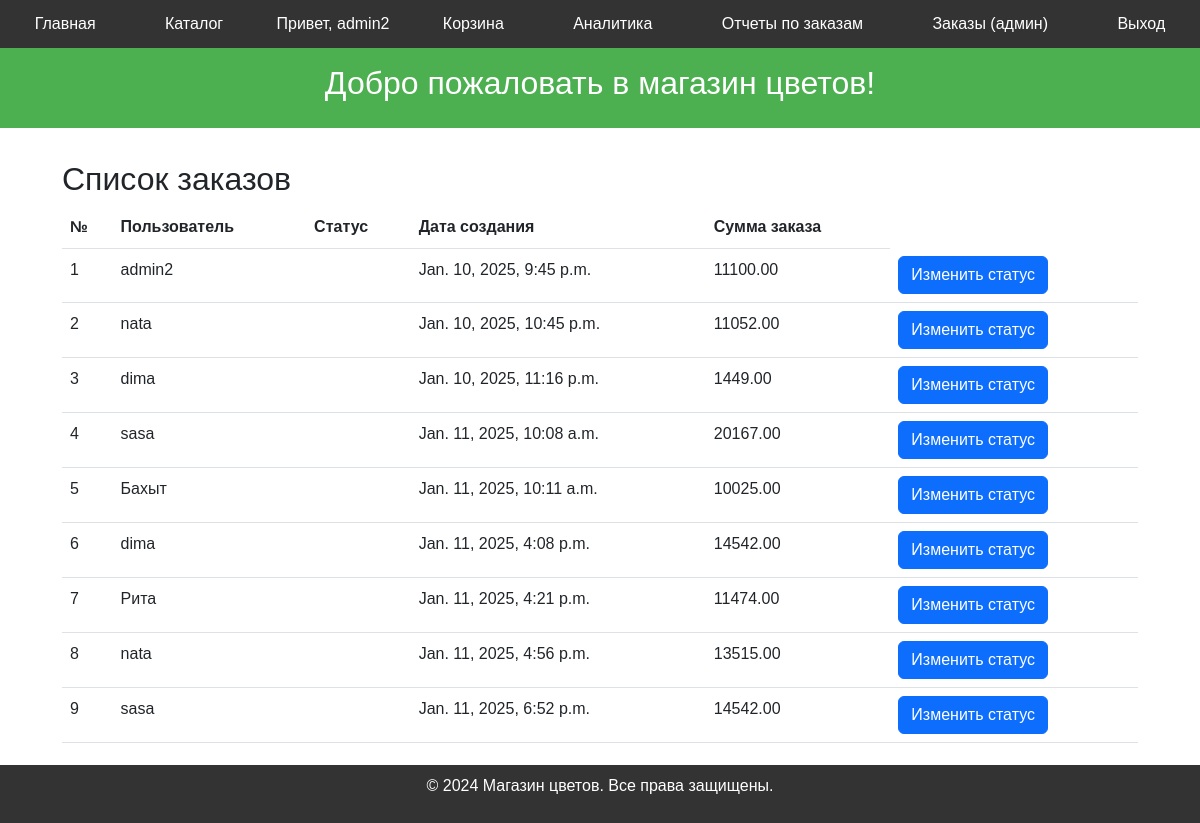
Before: /orders/orders/ (signed in) with the older database file.
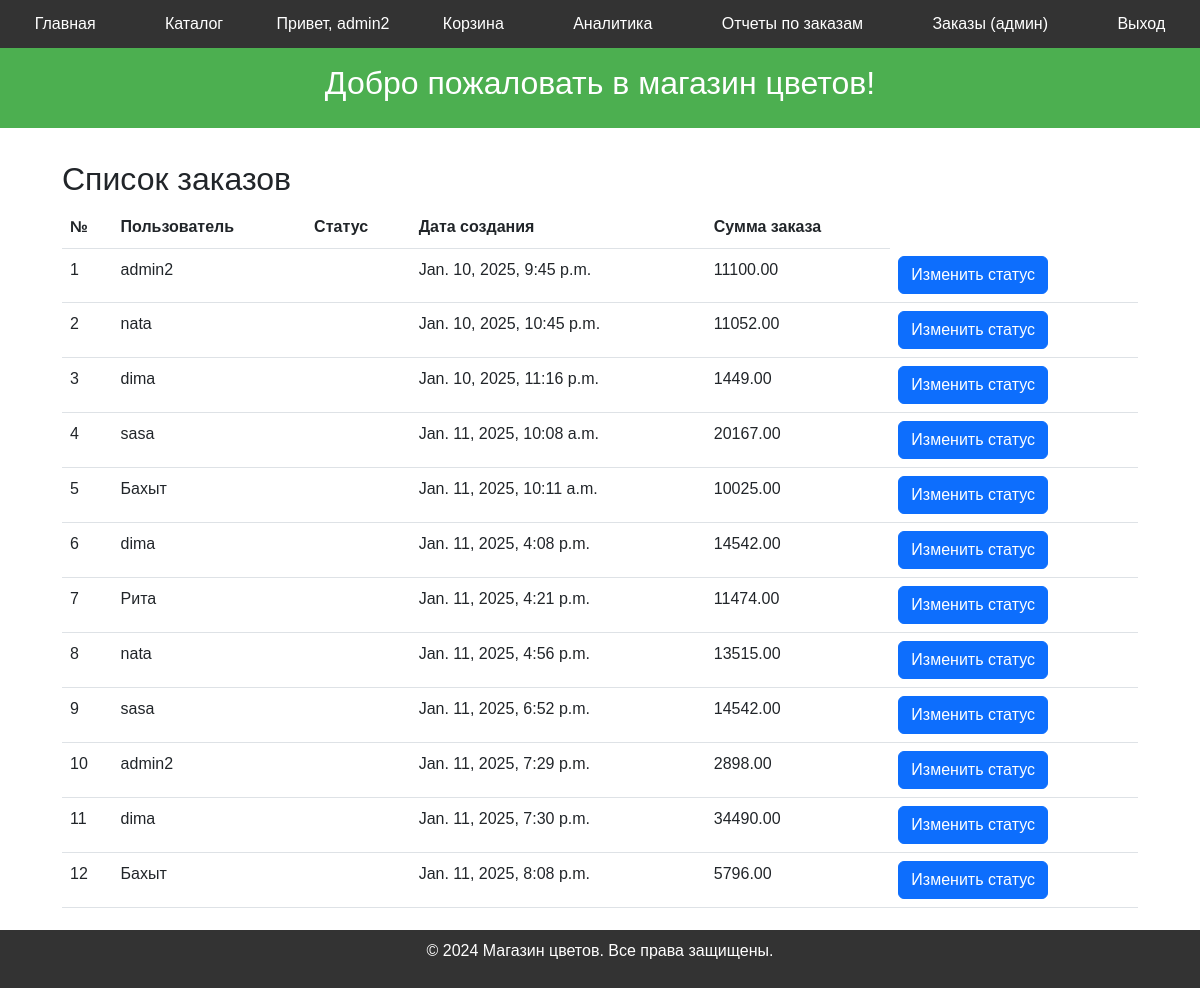
After: the same page with the newer database file.
### users/models.py (models this page shows)
class User(AbstractUser):
    groups = models.ManyToManyField(Group, related_name='custom_user_set')
    user_permissions = models.ManyToManyField(Permission, related_name='custom_user_permissions_set')
    phone = models.CharField(max_length=15, blank=True)
    address = models.TextField(blank=True)
    email = models.EmailField(unique=True)
    telegram_id = models.CharField(max_length=50, blank=True, null=True, unique=True, verbose_name="Telegram ID")

### orders/models.py (models this page shows, shortened)
class Order(models.Model):
    STATUS_CHOICES = [
        ('pending', 'Ожидает'),
        ('paid', 'Оплачен'),
        ('shipped', 'Отправлен'),
        ('delivered', 'Доставлен'),
        ('cancelled', 'Отменен'),
    ]
    user = models.ForeignKey(settings.AUTH_USER_MODEL, on_delete=models.CASCADE, related_name="orders")
    status = models.CharField(max_length=50, default="В обработке")
    created_at = models.DateTimeField(auto_now_add=True)
    updated_at = models.DateTimeField(auto_now=True)
    unique_key = models.UUIDField(default=uuid.uuid4, unique=True)
    total_price = models.DecimalField(max_digits=10, decimal_places=2, default=0, verbose_name="Общая стоимость заказа")
    recipient_name = models.CharField(max_length=100, blank=True, verbose_name='Имя получателя')
    phone = models.CharField(max_length=15, blank=True, verbose_name='Телефон')
    address = models.TextField(blank=True, verbose_name='Адрес доставки')
    comment = models.TextField(blank=True, verbose_name='Комментарий к заказу')

### orders/views.py (the view)
# urls.py: path('orders/', order_list, name='order_list'),
@user_passes_test(is_admin)
def order_list(request):
    orders = Order.objects.all()
    return render(request, 'orders/order_list.html', {'orders': orders})

### orders/views.py (called while the page is built)
def is_admin(user):
    return user.is_staff

### templates/orders/order_list.html (shortened to what this page needs)
{% extends 'base.html' %}
{% block content %}
<h2>Список заказов</h2>
<table class="table">
    <thead>
        <tr>
            <th>№</th>
            <th>Пользователь</th>
            <th>Статус</th>
            <th>Дата создания</th>
            <th>Сумма заказа</th>
        </tr>
    </thead>
    <tbody>
        {% for order in orders %}
        <tr>
            <td>{{ order.id }}</td>
            <td>{{ order.user.username }}</td>
            <td>{{ order.get_status_display }}</td>
            <td>{{ order.created_at }}</td>
            <td>{{ order.total_price }}</td>
            <td><a href="{% url 'order_update' order.id %}" class="btn btn-primary">Изменить статус</a></td>
        </tr>
        {% endfor %}
    </tbody>
</table>
{% endblock %}

### templates/base.html (shortened to what this page needs)
<!DOCTYPE html>
<html lang="ru">
<head>
    <link href="https://cdn.jsdelivr.net/npm/bootstrap@5.3.0/dist/css/bootstrap.min.css" rel="stylesheet">
</head>
<body>
    <nav>
        <a href="{% url 'index' %}">Главная</a>
        <a href="{% url 'product_list' %}">Каталог</a>
        {% if user.is_authenticated %}
            <span>Привет, {{ user.username }}</span>
            <a href="{% url 'view_cart' %}">Корзина</a>
            {% if user.is_staff %}
                <a href="{% url 'analytics_report' %}">Аналитика</a>
                <a href="{% url 'order_report' %}">Отчеты по заказам</a>
                <a href="{% url 'order_list' %}">Заказы (админ)</a>
            {% endif %}
        {% else %}
            <a href="{% url 'login' %}">Вход</a>
            <a href="{% url 'register' %}">Регистрация</a>
        {% endif %}
        <a href="{% url 'logout' %}">Выход</a>
    </nav>
    <div class="sub-header">
        <h2>Добро пожаловать в магазин цветов!</h2>
    </div>
    <div class="container">
        {% block content %}
        {% endblock %}
    </div>
    <footer>
        <p>&copy; 2024 Магазин цветов. Все права защищены.</p>
    </footer>
</body>
</html>

### templates/base.html (style rules this page uses)
:root { --nav-height: 3rem; --header-height: 3rem; --sub-header-height: 3rem; }
body { font-family: Arial, sans-serif; margin: 0; padding: 0; line-height: 1.6; }
nav { background: #333; color: white; display: flex; justify-content: space-around; align-items: center; padding: 0.5rem 0; position: fixed; top: 0; width: 100%; z-index: 1000; height: var(--nav-height); }
nav a { color: white; text-decoration: none; padding: 0.5rem 1rem; border-radius: 4px; transition: background 0.3s; }
.sub-header { background-color: #4CAF50; color: white; padding: 4rem 0; text-align: center; height: var(--sub-header-height); }
footer { background: #333; color: white; text-align: center; padding: 0.5rem 0; position: fixed; bottom: 0; width: 100%; }
.container { padding: 2rem 2rem 4rem 2rem; }

Changed rows visible on the page:
added Order: id "10", user.username "admin2", created_at "Jan. 11, 2025, 7:29 p.m.", total_price "2898.00"
added Order: id "11", user.username "dima", created_at "Jan. 11, 2025, 7:30 p.m.", total_price "34490.00"
added Order: id "12", user.username "Бахыт", created_at "Jan. 11, 2025, 8:08 p.m.", total_price "5796.00"
